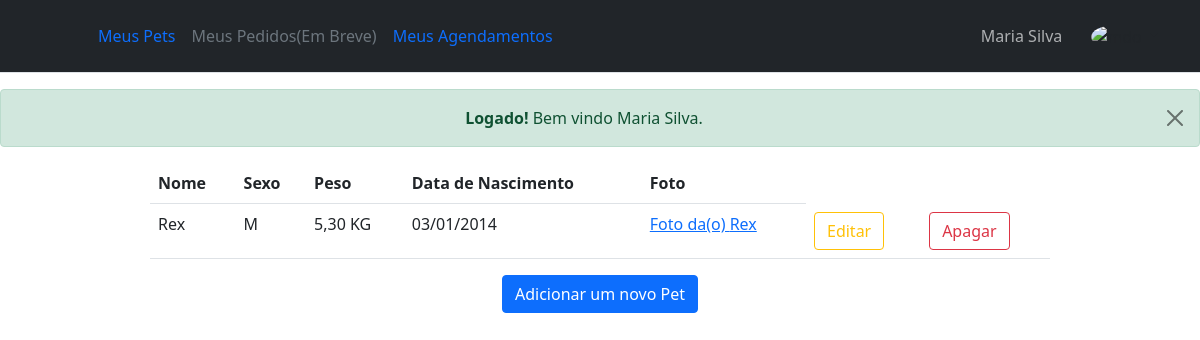
Page /index.php?login=true (signed in) on the committed database.
### tables this page shows
CREATE TABLE `tutores` (
  `TutorID` int(10) UNSIGNED NOT NULL,
  `TutorNome` varchar(80) NOT NULL,
  `TutorEmail` varchar(100) NOT NULL,
  `TutorPassword` varchar(50) NOT NULL,
  `TutorTelefone` varchar(20) DEFAULT NULL,
  `TutorFoto` varchar(255) NOT NULL
);

CREATE TABLE `pets` (
  `PetID` int(10) UNSIGNED NOT NULL,
  `PetNome` varchar(80) NOT NULL,
  `PetSexo` char(1) NOT NULL DEFAULT 'M',
  `PetPeso` float NOT NULL,
  `PetDataNascimento` date NOT NULL,
  `PetFoto` varchar(255) NOT NULL,
  `TutorID` int(10) UNSIGNED NOT NULL,
  `RacaID` int(10) UNSIGNED NOT NULL
);

### app/UsuarioDAO.php (called while the page is built, shortened)
<?php
class ClassUsuarioDAO {
    public function listarTutor($novoUsuario) {
        try {
            $pdo = Conexao::getInstance($novoUsuario);
            $sql = "SELECT * FROM tutores WHERE TutorEmail = ?";
            $stmt = $pdo->prepare($sql);
            $stmt->bindValue(1, $novoUsuario->getEmail());
            $stmt->execute();
            return $stmt->fetch(PDO::FETCH_ASSOC);
        } catch (PDOException $erro) {
            return $erro->getMessage();
        }
	}
public function listarPetTutor($novoUsuario) {
    try {
        $pdo = Conexao::getInstance($novoUsuario);
        $sql = "SELECT * FROM pets WHERE TutorID = ?";
        $stmt = $pdo->prepare($sql);
        $stmt->bindValue(1, $novoUsuario->getID());
        $stmt->execute();
        return $stmt->fetchAll();
    } catch (PDOException $erro) {
        return $erro->getMessage();
    }
}
}
?>

### app/Usuarios.php (called while the page is built, shortened)
<?php
class UsuarioTutor{
    private $id;
    private $email;
    function getID() {
        return $this->id;
    }
    function getEmail() {
        return $this->email;
    }
    function setID($id) {
        $this->id = $id;
    }
    function setEmail($email) {
        $this->email = $email;
    }
}

### index.php (the view, shortened to what this page needs)
<?php
        require_once ("app/Usuarios.php");
        require_once ("app/UsuarioDAO.php");
        if (isset($_SESSION['nome'])) {
    ?>
    <!doctype html>
<html lang="en">
  <head>
  <link href="bootstrap-5.1.3-dist/css/bootstrap.css" rel="stylesheet">
  </head>
  <center>
  <body>
        <?php
            $id = $_SESSION['id'] ?? '';
            $email = $_SESSION['email'] ?? '';
            $tutor = new UsuarioTutor;
            $tutor->setID($id);
            $tutor->setEmail($email);
            $consultar = new ClassUsuarioDAO;
            $resultadoPETS = $consultar->listarPetTutor($tutor);
            $consultarTutor = new ClassUsuarioDAO;
            $resultadoTutor = $consultarTutor->listarTutor($tutor);
        ?>
        <?php require_once("navbar_logado.php") ?>
        <?php
          if (isset($_SESSION['logado'])) {
            echo
            '
            <center>
              <div class="alert alert-success alert-dismissible fade show" role="alert">
                <strong>Logado!</strong> Bem vindo '.$_SESSION['nome'].'.
                <button type="button" class="btn-close" data-bs-dismiss="alert" aria-label="Close"></button>
              </div>
            </center>
            ';
          }
        ?>
        <table class="table w-75">
            <tr>
              <th>Nome</th>
              <th>Sexo</th>
              <th>Peso</th>
              <th>Data de Nascimento</th>
              <th>Foto</th>
            </tr>
            <?php
                foreach ($resultadoPETS as $pet) {
                  $petID = $pet['PetID'];
                  echo
                  '
                    <tr>
                      <td>'.$pet['PetNome'].'</td>
                      <td>'.$pet['PetSexo'].'</td>
                      <td>'.number_format($pet['PetPeso'], 2, ",", ".").' KG</td>
                      <td>'.date("d/m/Y", strtotime($pet['PetDataNascimento'])).'</td>
                      <td><a href="index.php?petPicID='.$pet['PetID'].'">Foto da(o) '.$pet['PetNome'].'</a></td>
                       <td><a class="btn btn-outline-warning" href="editarPet.php?editarPet=true&petID='.$petID.'">Editar</a></td>
                      <td><a class="btn btn-outline-danger" href="index.php?apagarPet=true&petID='.$petID.'">Apagar</a></td>
                    </tr>
                  ';
                }
            ?>
      </table>
      <a href="petADD.php" class="btn btn-primary">Adicionar um novo Pet</a>
  </body>
  </center>
</html>
<?php } ?>

### navbar_logado.php (shortened to what this page needs)
<header class="p-3 mb-3 border-bottom bg-dark">
    <div class="container">
      <div class="d-flex flex-wrap align-items-center justify-content-center justify-content-lg-start">
        <a href="/" class="d-flex align-items-center mb-2 mb-lg-0 text-dark text-decoration-none">
          <svg class="bi me-2" width="40" height="32" role="img" aria-label="Bootstrap"><use xlink:href="#bootstrap"/></svg>
        </a>
        <ul class="nav col-12 col-lg-auto text-light me-lg-auto mb-2 justify-content-center mb-md-0">
          <li><a href="index.php" class="nav-link px-2">Meus Pets</a></li>
          <li><a href="#" class="nav-link px-2 disabled">Meus Pedidos(Em Breve)</a></li>
          <li><a href="agendamento.php" class="nav-link px-2">Meus Agendamentos</a></li>
        </ul>
        <form class="col-12 col-lg-auto mb-3 mb-lg-0 me-lg-3">
          <button class="btn disabled text-light"><?php echo $resultadoTutor['TutorNome']; ?></button>
        </form>
        <div class="dropdown text-end">
          <a href="#" class="d-block link-dark text-decoration-none dropdown-toggle" id="dd1" data-bs-toggle="dropdown" aria-expanded="false">
            <img src="uploads/tutores/<?php echo $resultadoTutor['TutorFoto']; ?>" alt="mdo" width="32" height="32" class="rounded-circle">
          </a>
        </div>
      </div>
    </div>
  </header>

### rows in the picture
tutores: TutorNome "Maria Silva"
pets: PetNome "Rex", PetSexo "M", PetPeso "5,30", PetDataNascimento "03/01/2014"

### other values in the picture
$_SESSION['nome'] "Maria Silva"
